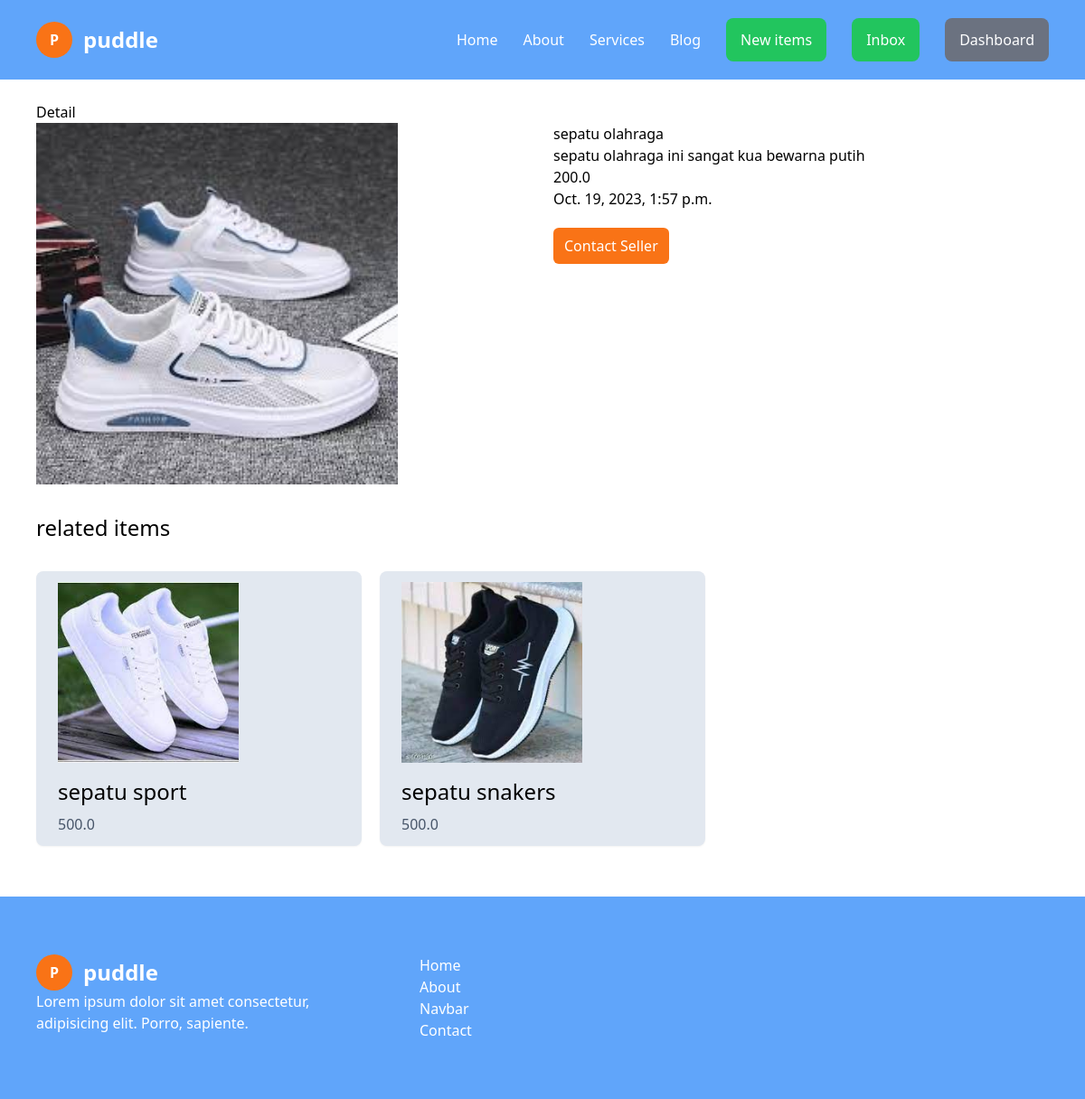
The app's page /items/2/ (signed in) with its own data.
### items/models.py (models this page shows, shortened)
class Items(models.Model):
    category = models.ForeignKey(Category, related_name="items", on_delete=models.CASCADE)
    nama = models.CharField(max_length=200)
    description = models.TextField(null=True, blank=True)
    price = models.FloatField()
    image = models.ImageField(upload_to="item_images", blank=True, null=True )
    is_sold = models.BooleanField(default=False)
    created_by = models.ForeignKey(User, related_name="user", on_delete=models.CASCADE)
    created_at = models.DateTimeField(auto_now_add=True)
    class Meta:
        verbose_name_plural = 'Items'

### items/views.py (the view)
# urls.py: path('<int:pk>/', Detail, name='detaill'),
@login_required
def Detail(request, pk):
   item = get_object_or_404(Items, pk=pk )
   related_items = Items.objects.filter(category=item.category, is_sold=False).exclude(pk=pk)[0:3]
   return render(request, 'item/detail.html', {
    "item":item,
    'related_items':related_items
   })

### items/templates/item/detail.html (shortened to what this page needs)
{% extends 'core/core.html' %}
{% block content %}
<div class="pt-28 px-10 mb-14">
    <h1 class="tet-2xl text-black">Detail</h1>
   <div class="grid grid-cols-2 gap-6">
    <div class="">
        <img src="{{item.image.url}}" alt="" class="w-[full] h-[400px]">
    </div>
    <div class="">
        <h1>{{item.nama}}</h1>
        <p>{{item.description}}</p>
        <p>{{item.price}}</p>
        <p>{{item.created_at}}</p>
        <a href="" class="text-white bg-orange-500 px-3 py-2 rounded-md mt-5 block max-w-max">Contact Seller</a>
    </div>
   </div>
   <div class="">
    <h1 class="my-8 text-2xl text-black">related items</h1>
    <div class="grid grid-cols-3 gap-5">
      {% for related in related_items %}
        <a href="{% url 'detaill' related.id %}">
            <div class="py-3 px-6 rounded-lg shadow-sm bg-slate-200">
              <img src="{{related.image.url}}" class="w-[200px] h-[200px]" alt="">
              <h1 class="text-2xl mt-4 mb-2">{{related.nama}}</h1>
              <p class="text-slate-600">{{related.price}}</p>
            </div>
         </a>
      {% endfor %}
    </div>
   </div>
</div>
{% endblock %}

### records on screen
Items: image (picture), nama "sepatu olahraga", description "sepatu olahraga ini sangat kua bewarna putih", price "200.0", created_at "Oct. 19, 2023, 1:57 p.m."
Items: image (picture), nama "sepatu sport", price "500.0"
Items: image (picture), nama "sepatu snakers", price "500.0"
